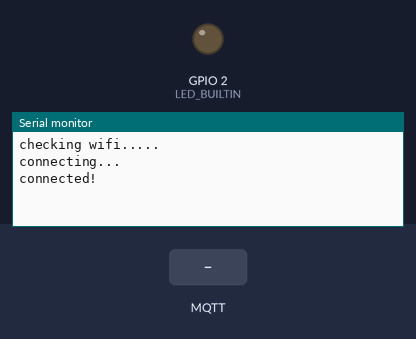
The sketch below on a simulated ESP32. Shown: output pins drawn as LEDs (lit = HIGH), the last lines printed to the serial monitor. Inputs (shaded band) come from the test bench. WiFi joins after 1.5 s; servers stay silent unless stated; no MQTT or app messages arrive unless stated.

Above: at 3.2 s.
3.3 s: MQTT message "1" arrives on the first subscribed topic
At 4.5 s:
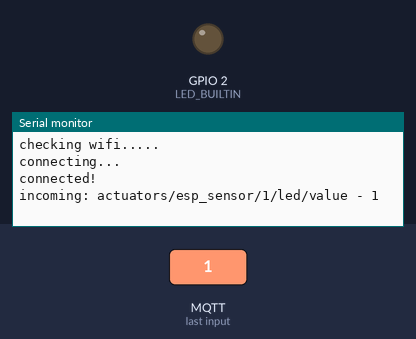
4.8 s: MQTT message "on" arrives on the first subscribed topic
At 5.7 s:
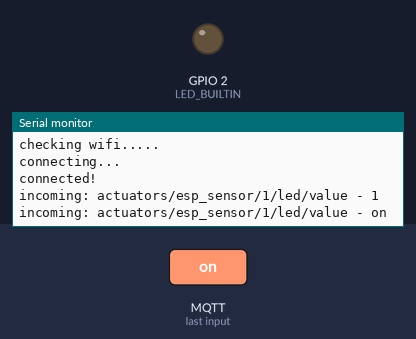
6.3 s: MQTT message "off" arrives on the first subscribed topic
At 6.8 s:
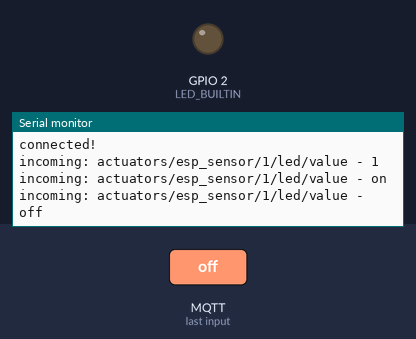

The sketch:

sensor.ino
```cpp
// Simple MQTT Esp example taken from the esp library
// The sensor will connect to the wifi and broker provided and do the following:
// Publish its hall measurements to sensors/esp_sensor/1/hall/magnetic_field at 4Hz
// Publish its temp measurements to sensors/esp_sensor/1/temp/celcius at 4Hz
// Listen to actuators/esp_sensor/1/led/value and control its led with the value.

// To use install the arduino ESP boards and the MQTT library
// https://github.com/esp8266/Arduino
// https://github.com/256dpi/arduino-mqtt

// Example based on:
// https://github.com/256dpi/arduino-mqtt/blob/master/examples/ESP32DevelopmentBoard/ESP32DevelopmentBoard.ino

#include <WiFi.h>
#include <MQTT.h>

const char ssid[] = "YourWifi";
const char pass[] = "YourWifisPassword";

const char broker[] = "192.168.1.123";
const int port = 1883;

// Broker credentials
const char username[] = "";
const char password[] = "";
const char id[] = "esp-12341234";

#define LED_BUILTIN 2

WiFiClient net;
MQTTClient client(1024);

unsigned long lastMillis = 0;

#ifdef __cplusplus
extern "C"
{
#endif
  uint8_t temprature_sens_read();
#ifdef __cplusplus
}
#endif

void connect()
{
  Serial.print("checking wifi...");
  while (WiFi.status() != WL_CONNECTED)
  {
    Serial.print(".");
    delay(1000);
  }

  Serial.print("\nconnecting...");
  while (!client.connect(id, username, password, false))
  {
    Serial.print(".");
    delay(1000);
  }

  Serial.println("\nconnected!");

  client.subscribe("actuators/esp_sensor/1/led/value");
  // client.unsubscribe("/hello");

  // initialize digital pin LED_BUILTIN as an output.
  pinMode(LED_BUILTIN, OUTPUT);
}

void messageReceived(String &topic, String &payload)
{
  Serial.println("incoming: " + topic + " - " + payload);
  if (topic != "/led")
    return;
  digitalWrite(LED_BUILTIN, payload == "1");

  // Note: Do not use the client in the callback to publish, subscribe or
  // unsubscribe as it may cause deadlocks when other things arrive while
  // sending and receiving acknowledgments. Instead, change a global variable,
  // or push to a queue and handle it in the loop after calling `client.loop()`.
}

void setup()
{
  Serial.begin(115200);
  WiFi.begin(ssid, pass);

  // Note: Local domain names (e.g. "Computer.local" on OSX) are not supported
  // by Arduino. You need to set the IP address directly.
  //
  // MQTT brokers usually use port 8883 for secure connections.
  client.begin(broker, port, net);
  client.onMessage(messageReceived);

  connect();
}

void loop()
{
  client.loop();
  delay(10); // <- fixes some issues with WiFi stability

  // publish a message roughly every second.
  if (millis() - lastMillis > 250)
  {
    if (!client.connected())
    {
      Serial.print("lastError: ");
      Serial.println(client.lastError());
      connect();
    }
    lastMillis = millis();

    char buff[50];
    sprintf(buff, "%d", hallRead());
    client.publish("sensors/esp_sensor/1/hall/magnetic_field", buff);

    sprintf(buff, "%.3f", (temprature_sens_read() - 32) / 1.8);
    client.publish("sensors/esp_sensor/1/temp/celcius", buff);
  }
}
```

Measured:
- after the input at 3.3 s, the serial monitor: prints a new line at once (image 1)
- after the input at 4.8 s, the serial monitor: prints a new line at once (image 2)
- after the input at 6.3 s, the serial monitor: prints a new line at once (image 3)
